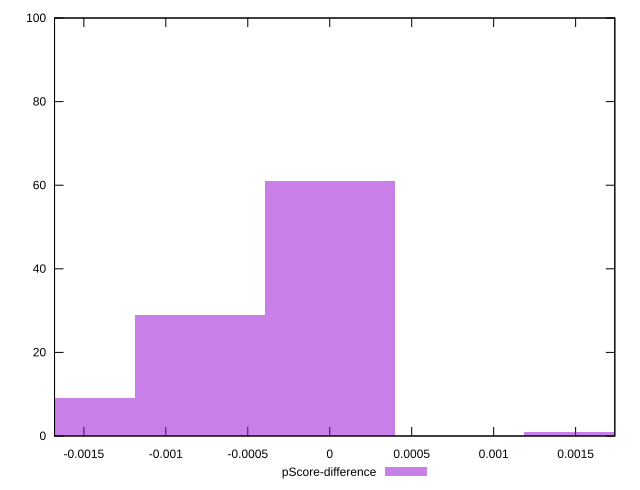

Source code (gnuplot):
reset

$pScoreDifference <<EOF
-0.000790277165267606 29
0 61
-0.001580554330535212 9
0.001580554330535212 1
EOF

set key outside below
set boxwidth 0.000790277165267606
set xrange [-0.0016788888888888964:0.0017391673723856638]
set yrange [0:100]
set trange [0:100]
set style fill transparent solid 0.5 noborder
set terminal svg size 640, 490 enhanced background rgb 'white'
set output "reports/report_00030_2021-02-24T20-42-31.540Z/uses-rel-preconnect/samples/astro/pScore-difference/histogram.svg"

plot $pScoreDifference title "pScore-difference" with boxes

reset
